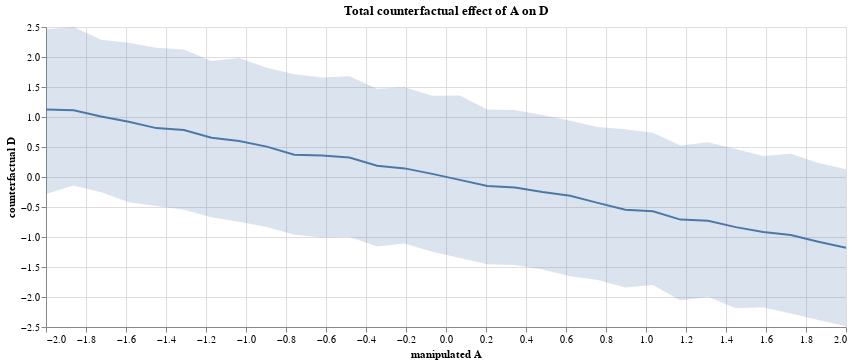

Notebook code cell kept with this figure:
### Markdown cell above
### Code 5.22

What does this mean _manipulated_? it means we modify its values _ignoring_ any correlation that it may have with other "independant" variables.

In the example of the espresso machine, it could mean adjusting the water pressure gauge. Which, of course, would have no effect on the actual brew.
Or is it just ignoring "backdoor" effects? This would still allow our espresso example. 

In the example below we are asking: What is the effect of manipulating the age of median age of marriage. Obviously, one cannot actually do such a thing 
but if we could then $D$ would not be a counterfactual, it would be a controlled experiment.

In the graph below, we see that increasing the median age of marriage decreases the divorce rate. 


how is this different from just looking at a graph of actual divorce rates as a function of A different ?

### Code cell
_pi = np.percentile(s["D"], q=(5.5, 94.5), axis=0)
_df = pd.DataFrame(dict(A=sim_dat["A"], Dm = np.mean(s["D"],0), lo = _pi[0], hi = _pi[1]))
base = alt.Chart(_df)
line = base.mark_line().encode(x = "A", y = "Dm")
area = base.mark_area(opacity=0.2).encode(x = alt.X("A", title="manipulated A"), y = alt.Y("lo:Q", title="counterfactual D"), y2 = "hi:Q")
cfact = (line + area).properties(title = "Total counterfactual effect of A on D", width=800)
cfact

### Figure 1 — Vega-Lite specification as saved in the notebook (floating-point values rounded to 4 significant figures)
{"config": {"view": {"continuousWidth": 400, "continuousHeight": 300}}, "layer": [{"mark": "line", "encoding": {"x": {"type": "quantitative", "field": "A"}, "y": {"type": "quantitative", "field": "Dm"}}}, {"mark": {"type": "area", "opacity": 0.2}, "encoding": {"x": {"type": "quantitative", "field": "A", "title": "manipulated A"}, "y": {"type": "quantitative", "field": "lo", "title": "counterfactual D"}, "y2": {"field": "hi"}}}], "data": {"name": "data-e4d5cbc0ce535fe829993aabd3f765e3"}, "title": "Total counterfactual effect of A on D", "width": 800, "$schema": "https://vega.github.io/schema/vega-lite/v4.8.1.json", "datasets": {"data-e4d5cbc0ce535fe829993aabd3f765e3": [{"A": -2.0, "Dm": 1.126, "lo": -0.2842, "hi": 2.464}, {"A": -1.862, "Dm": 1.112, "lo": -0.1413, "hi": 2.5}, {"A": -1.724, "Dm": 1.009, "lo": -0.2534, "hi": 2.289}, {"A": -1.586, "Dm": 0.9216, "lo": -0.4224, "hi": 2.236}, {"A": -1.448, "Dm": 0.8147, "lo": -0.4853, "hi": 2.154}, {"A": -1.31, "Dm": 0.7845, "lo": -0.5443, "hi": 2.127}, {"A": -1.172, "Dm": 0.6538, "lo": -0.6693, "hi": 1.933}, {"A": -1.034, "Dm": 0.5988, "lo": -0.7441, "hi": 1.985}, {"A": -0.8966, "Dm": 0.5065, "lo": -0.8335, "hi": 1.823}, {"A": -0.7586, "Dm": 0.3699, "lo": -0.962, "hi": 1.711}, {"A": -0.6207, "Dm": 0.3597, "lo": -1.008, "hi": 1.657}, {"A": -0.4828, "Dm": 0.3239, "lo": -0.9983, "hi": 1.678}, {"A": -0.3448, "Dm": 0.1874, "lo": -1.159, "hi": 1.473}, {"A": -0.2069, "Dm": 0.1436, "lo": -1.107, "hi": 1.495}, {"A": -0.06897, "Dm": 0.05199, "lo": -1.247, "hi": 1.353}, {"A": 0.06897, "Dm": -0.04807, "lo": -1.348, "hi": 1.357}, {"A": 0.2069, "Dm": -0.1498, "lo": -1.453, "hi": 1.125}, {"A": 0.3448, "Dm": -0.1734, "lo": -1.466, "hi": 1.119}, {"A": 0.4828, "Dm": -0.251, "lo": -1.542, "hi": 1.031}, {"A": 0.6207, "Dm": -0.314, "lo": -1.655, "hi": 0.9357}, {"A": 0.7586, "Dm": -0.431, "lo": -1.715, "hi": 0.8318}, {"A": 0.8966, "Dm": -0.5441, "lo": -1.842, "hi": 0.7973}, {"A": 1.034, "Dm": -0.5709, "lo": -1.801, "hi": 0.7395}, {"A": 1.172, "Dm": -0.7103, "lo": -2.06, "hi": 0.5254}, {"A": 1.31, "Dm": -0.7293, "lo": -1.997, "hi": 0.5785}, {"A": 1.448, "Dm": -0.8352, "lo": -2.188, "hi": 0.4676}, {"A": 1.586, "Dm": -0.9169, "lo": -2.172, "hi": 0.3515}, {"A": 1.724, "Dm": -0.9666, "lo": -2.276, "hi": 0.3887}, {"A": 1.862, "Dm": -1.078, "lo": -2.382, "hi": 0.2326}, {"A": 2.0, "Dm": -1.18, "lo": -2.487, "hi": 0.1311}]}}
